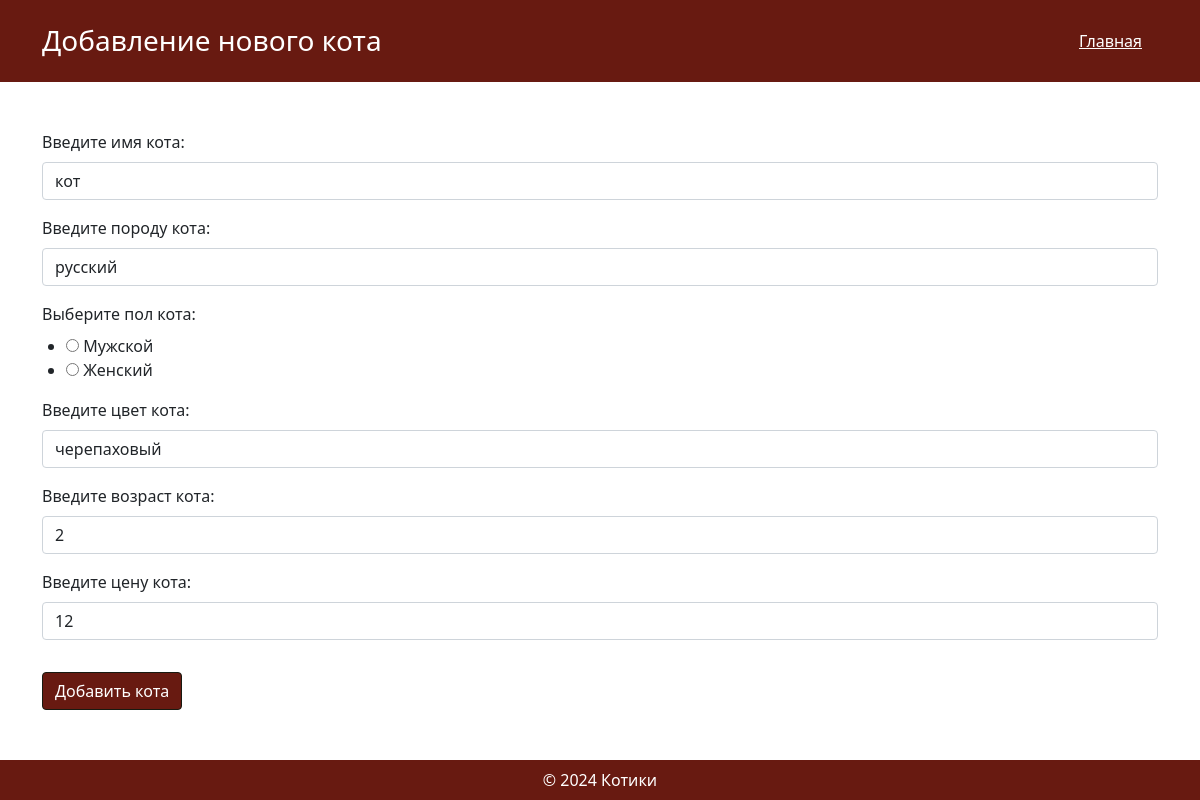
Screenshot of /edit_chosen_cat/5 (signed in) with the database file from the repository.
### CatModels.py (models this page shows)
class Cats(db.Model):
    __tablename__ = 'cats'
    id = db.Column(db.Integer, primary_key=True, autoincrement=True)
    name = db.Column(db.String(80), nullable=False)
    breed = db.Column(db.String(80), nullable=False)
    gender = db.Column(db.String(80), nullable=False)
    color = db.Column(db.String(80), nullable=False)
    age = db.Column(db.Integer, nullable=False)
    cats_position = db.relationship('CatsPosition', backref='cats', cascade='all, delete-orphan', lazy='dynamic')

class CatsPosition(db.Model):
    __tablename__ = 'catsPosition'
    id = db.Column(db.Integer, primary_key=True, autoincrement=True)
    date = db.Column(db.Date, nullable=False)
    cost = db.Column(db.Integer, nullable=False)
    cats_id = db.Column(db.Integer, db.ForeignKey('cats.id'), nullable=False)

### main.py (the view)
@app.route('/edit_chosen_cat/<int:id_cat>', methods=['GET', 'POST'])
@login_required
def cat_edit(id_cat):
    form = CatAdd()
    if request.method == 'GET':
        if get_user_role() != 'admin':
            return redirect('/')
        cat = get_one_cat(id_cat)
        cat_pos = get_one_cat_position(id_cat)
        if cat == 404 or cat_pos == 404:
            abort(404)
        return render_template('catAddPage.html', form=form, cat=cat, cat_pos=cat_pos)
    elif request.method == 'POST':
        if form.validate_on_submit():
            update_cat_and_pos(id_cat, form.data['name'], form.data['breed'], form.data['gender'],
                               form.data['color'], form.data['age'], datetime.today(), form.data['cost'])
            return redirect('/')

### forms.py
class CatAdd(FlaskForm):
    name = StringField('Введите имя кота:', validators=[DataRequired()])
    breed = StringField('Введите породу кота:', validators=[DataRequired()])
    gender = RadioField('Выберите пол кота:', choices=[('м', 'Мужской'), ('ж', 'Женский')], validators=[DataRequired()])
    color = StringField('Введите цвет кота:', validators=[DataRequired()])
    age = IntegerField('Введите возраст кота:', validators=[DataRequired(), NumberRange(0, 30)])
    cost = IntegerField('Введите цену кота:', validators=[DataRequired(), NumberRange(1, 100000)])

### CatModels.py (called while the page is built)
def get_one_cat(id):
    try:
        cat = Cats.query.filter_by(id=id).all()[0]
    except IndexError:
        cat = 404
    return cat

def get_one_cat_position(id):
    try:
        cat = CatsPosition.query.filter_by(cats_id=id).all()[0]
    except IndexError:
        cat = 404
    return cat

### UserModels.py (called while the page is built)
def get_user(id):
    user = UserModel.query.filter_by(id=id).all()
    if len(user) == 0:
        return None
    return User(user_id=user[0].id, email=user[0].email, name=user[0].name, password=user[0].password, role=user[0].role)

### main.py (called while the page is built)
@login_manager.user_loader
def load_user(user_id):
    return get_user(user_id)

def get_user_role():
    return current_user._get_current_object().role

### templates/catAddPage.html (shortened to what this page needs)
<!DOCTYPE html>
<html lang="ru">
<head>
    <link rel="stylesheet" href="/static/css/style.css">
    <link href="https://cdn.jsdelivr.net/npm/bootstrap@5.1.3/dist/css/bootstrap.min.css" rel="stylesheet">
    <link href="https://cdnjs.cloudflare.com/ajax/libs/font-awesome/6.0.0-beta3/css/all.min.css" rel="stylesheet">
</head>
<body>
<header class="text-white p-4">
    <div class="container">
        <div class="d-flex justify-content-between align-items-center flex-column flex-lg-row">
            <h1 class="h3 mb-3 mb-lg-0">Добавление нового кота</h1>
            <nav class="d-flex flex-column flex-lg-row align-items-center">
            <a href="/" class="text-white mb-2 mb-lg-0 me-0 me-lg-3">Главная</a>
            </nav>
        </div>
    </div>
</header>
<main class="py-5">
    <div class="container">
        <form method="POST">
            <div class="mb-3">
                {{ form.name.label(class_='form-label') }}
                {{ form.name(class_='form-control', value=cat.name) }}
            </div>
            <div class="mb-3">
                {{ form.breed.label(class_='form-label') }}
                {{ form.breed(class_='form-control', value=cat.breed) }}
            </div>
            <div class="mb-3">
                {{ form.gender.label(class_='form-label') }}
                {{ form.gender(class_='form-check',type_='radio', value=cat.gender) }}
            </div>
            <div class="mb-3">
                {{ form.color.label(class_='form-label') }}
                {{ form.color(class_='form-control', value=cat.color) }}
            </div>
            <div class="mb-3">
                {{ form.age.label(class_='form-label') }}
                {{ form.age(class_='form-control', value=cat.age) }}
            </div>
            <div class="mb-3">
                {{ form.cost.label(class_='form-label') }}
                {{ form.cost(class_='form-control', value=cat_pos.cost) }}
            </div>
            <input type="submit" class="btn btn-primary" value="Добавить кота">
        </form>
    </div>
</main>
<footer class="text-white p-2 text-center">
    &copy; 2024 Котики
</footer>
</body>
</html>

### static/css/style.css (style rules this page uses)
body { margin: 0; font-family: Arial, sans-serif; height: 100%; display: flex; flex-direction: column; min-height: 100vh; }
main { flex: 1; }
header, footer { background-color: #681a11; color: white; }
footer { margin-top: auto; }
.btn.btn-primary { margin-top: 1rem; background-color: #681a11; border-color: #181a11; }

### rows the page displays
Cats: name "кот", breed "русский", gender "☐ Мужской ☐ Женский", color "черепаховый", age "2"
CatsPosition: cost "12"
